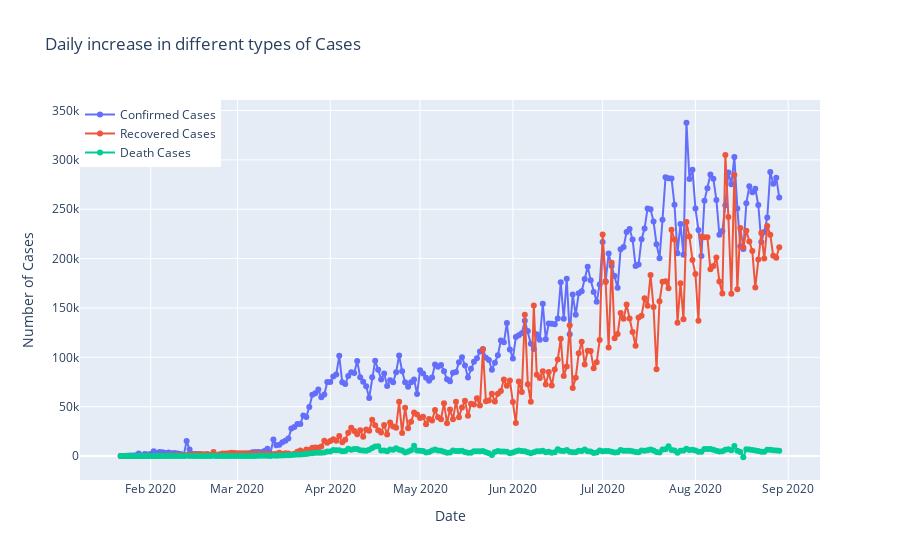

This figure's notebook cell:
### Markdown cell above
#### Mortality rate = (Number of Death Cases / Number of Confirmed Cases) x 100
#### Recovery Rate= (Number of Recoverd Cases / Number of Confirmed Cases) x 100
#### Mortality rate is showing a considerable for a pretty long time, which is positive sign
#### Recovery Rate has started to pick up again which is a good sign, another supportive reason to why number of Closed Cases are increasing

### Code cell
print("Average increase in number of Confirmed Cases every day: ",np.round(datewise["Confirmed"].diff().fillna(0).mean()))
print("Average increase in number of Recovered Cases every day: ",np.round(datewise["Recovered"].diff().fillna(0).mean()))
print("Average increase in number of Deaths Cases every day: ",np.round(datewise["Deaths"].diff().fillna(0).mean()))

fig=go.Figure()
fig.add_trace(go.Scatter(x=datewise.index, y=datewise["Confirmed"].diff().fillna(0),mode='lines+markers',
                    name='Confirmed Cases'))
fig.add_trace(go.Scatter(x=datewise.index, y=datewise["Recovered"].diff().fillna(0),mode='lines+markers',
                    name='Recovered Cases'))
fig.add_trace(go.Scatter(x=datewise.index, y=datewise["Deaths"].diff().fillna(0),mode='lines+markers',
                    name='Death Cases'))
fig.update_layout(title="Daily increase in different types of Cases",
                 xaxis_title="Date",yaxis_title="Number of Cases",legend=dict(x=0,y=1,traceorder="normal"))
fig.show()

### Figure 1 — Plotly figure (JSON) as saved in the notebook; plotly's stock layout.template omitted (floating-point values rounded to 4 significant figures; data arrays with more than 128 entries replaced by an {"elided": "..."} marker saying what was removed)
{"data": [{"mode": "lines+markers", "name": "Confirmed Cases", "type": "scatter", "x": {"elided": "221 str values"}, "y": {"elided": "221 int values"}}, {"mode": "lines+markers", "name": "Recovered Cases", "type": "scatter", "x": {"elided": "221 str values"}, "y": {"elided": "221 int values"}}, {"mode": "lines+markers", "name": "Death Cases", "type": "scatter", "x": {"elided": "221 str values"}, "y": {"elided": "221 int values"}}], "layout": {"legend": {"traceorder": "normal", "x": 0, "y": 1}, "title": {"text": "Daily increase in different types of Cases"}, "xaxis": {"title": {"text": "Date"}}, "yaxis": {"title": {"text": "Number of Cases"}}}}
